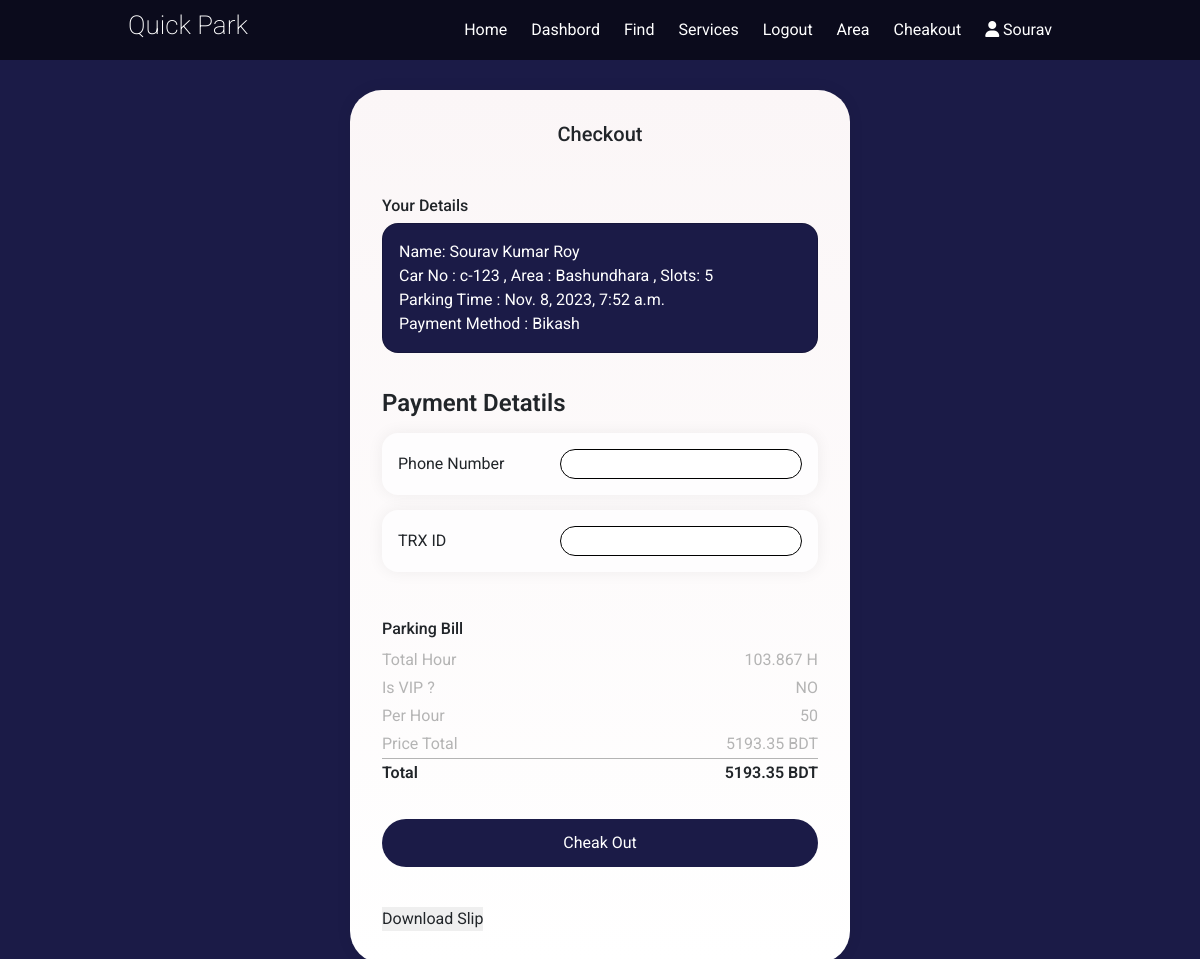
Page /book/cheakout/1 (signed in) on the committed database.
### Auth/models.py (models this page shows, shortened)
class User(AbstractUser):
    GENDER = [
        ("UNSPECIFIED", "Unspecified"),
        ("MALE", "Male"),
        ("FEMALE", "Female"),
    ]
    username=None
    dateOfBirth = models.DateField(null=True,blank=True)
    gender = models.CharField(max_length=80, choices=GENDER, default="UNSPECIFIED")
    email = models.EmailField(unique=True,max_length=200)
    phone = models.CharField(max_length=18,null=True,blank=True)
    nid = models.CharField(max_length=100,null=True,blank=True)
    USERNAME_FIELD = 'email'
    REQUIRED_FIELDS=['first_name', 'last_name']
    objects = CustomUserManager()

### Booking/models.py (models this page shows, shortened)
class Booking(models.Model):
    user = models.ForeignKey(User,on_delete=models.CASCADE)
    area = models.ForeignKey(Area,on_delete=models.CASCADE)
    slots = models.ForeignKey(Slots,on_delete=models.CASCADE)
    start_time = models.DateTimeField(auto_now_add=True)
    end_time = models.DateTimeField(null=True,blank=True)
    car_no = models.CharField(max_length=15,null=True,blank=True)
    payment_method = models.CharField(max_length=100,null=True,blank=True)
    is_vip = models.BooleanField(default=False)

class Area(models.Model):
    name = models.CharField(max_length=200)
    location = models.URLField()

class Slots(models.Model):
    area = models.ForeignKey(Area,related_name='slots',on_delete=models.CASCADE)
    number = models.IntegerField()
    is_busy = models.BooleanField(default=False)

class Config(models.Model):
    key = models.CharField(default="1234",max_length=200)
    per_hour = models.IntegerField(default=50)
    per_hour_vip = models.IntegerField(default=80)

### Booking/views.py (the view, shortened to what this page needs)
# urls.py: path('cheakout/<int:pk>', views.cheakout , name="Homepage Rendering"),
def cheakout(request,pk):
    if request.method == 'GET':
        book = Booking.objects.get(id=pk)
        config = Config.objects.get(key="1234")
        now = datetime.utcnow().replace(tzinfo=utc)
        totaltime = now - book.start_time
        totaltime = totaltime.total_seconds()
        totaltimehour = totaltime/3600
        totaltimehour = round(totaltimehour,3)
        if book.is_vip:
            sub_total = totaltimehour*config.per_hour_vip
            sub_total = round(sub_total,3)
        else:
            sub_total = totaltimehour*config.per_hour
            sub_total = round(sub_total,3)
        if request.user.is_authenticated:
            return render(request,'cheakout.html',{"now":now.utcnow(),"booking":book,"time":totaltimehour,"subtotal":sub_total,"config":config})
        else:
            return redirect('/')

### templates/cheakout.html (shortened to what this page needs)
{% extends "base.html" %}
{% load static %}
{% block link %}
<link rel="stylesheet" href="{% static 'index.css' %}">
<link rel="stylesheet" href="{% static 'cheakout.css' %}">
{% endblock link %}
{% block content %}
    <div class="iphone" id="iphone">
        <header class="header">
          <h1>Checkout</h1>
        </header>
        <form action="/book/cheakout/{{booking.id}}" class="form" method="POST">
          <div>
            <h2>Your Details</h2>
            <div class="card">
              <address>
                Name: {{booking.user.first_name}} {{booking.user.last_name}}<br />
                Car No : {{booking.car_no}} , Area : {{booking.area.name}} , Slots: {{booking.slots.number}}<br />
                Parking Time : {{booking.start_time}}</br>
                Payment Method : {{booking.payment_method}}
              </address>
            </div>
          </div>
          <fieldset>
            <legend>Payment Detatils</legend>
            <div class="form__radio">
              <label for="visa">Phone Number</label>
              <input  id="visa" name="phone" type="text" />
          </div>
            <div class="form__radio">
                <label for="visa">TRX ID</label>
                <input  id="visa" name="payment-id" type="text" />
            </div>
          </fieldset>
          <div>
            <h2>Parking Bill</h2>
            <table>
              <tbody>
                <tr>
                  <td>Total Hour</td>
                  <td align="right">{{time}} H</td>
                </tr>
                <tr>
                  <td>Is VIP ? </td>
                  <td align="right">
                    {% if booking.is_vip %}
                      YES
                    {% else %}
                    NO
                    {% endif %}
                  </td>
                </tr>
                <tr>
                  <td>Per Hour</td>
                  <td align="right">
                    {% if booking.is_vip %}
                      {{config.per_hour_vip}}
                    {% else %}
                    {{config.per_hour}}
                    {% endif %}
                  </td>
                </tr>
                <tr>
                  <td>Price Total</td>
                  <td align="right">{{subtotal}} BDT</td>
                </tr>
              </tbody>
              <tfoot>
                <tr>
                  <td>Total</td>
                  <td align="right">{{subtotal}} BDT</td>
                </tr>
              </tfoot>
            </table>
          </div>
          <div>
            <button class="button button--full"  type="submit">Cheak Out</button>
          </div>
        </form>
        <button id="cheakout">Download Slip</button>
      </div>
      {% endblock content %}

### templates/base.html (shortened to what this page needs)
{% load static %}
<!DOCTYPE html>
<html lang="en">
<head>
    <link rel="stylesheet" href="https://cdnjs.cloudflare.com/ajax/libs/font-awesome/6.4.2/css/all.min.css" />
    <link rel="stylesheet" href="https://cdn.jsdelivr.net/npm/bootstrap@5.2.3/dist/css/bootstrap.min.css">
    {% block link %}
    {%endblock%}
</head>
<body>
    <header class="transparent-navbar">
        <nav>
            <div class="logo">
                <h3>Quick Park</h3>
            </div>
            <ul>
                <li><a href="/">Home</a></li>
                {% if request.user.is_superuser %}
                <li><a href="/dashboard">Dashbord</a></li>
                {% endif %}
                <li><a href="/#find">Find</a></li>
                <li><a href="/#service">Services</a></li>
                {% if request.user.is_authenticated %}
                <li><a href="/auth/logout">Logout</a></li>
                <li><a href="/book/areas">Area</a></li>
                <li><a href="/book/cheakout">Cheakout</a></li>
                {% else %}
                <li><a href="/auth/login">Login</a></li>
                <li><a href="/auth/register">Register</a></li>
                {%endif%}
                {% if request.user.is_authenticated %}
                <li><i class="fa-solid fa-user"></i> {{request.user.first_name}}</li>
                {%endif%}
            </ul>
        </nav>
    </header>
    {% block content%}
    {% endblock %}
</body>
</html>

### static/index.css (style rules this page uses)
html { scroll-behavior: smooth; overflow-x: hidden; }
* { margin: 0; padding: 0; box-sizing: border-box; font-family: 'Roboto'; }
.transparent-navbar { background: rgba(0, 0, 0, 0.6); padding: 10px; position: fixed; width: 100%; height: 60px; display: flex; z-index: 1; align-items: center; }
.transparent-navbar nav { display: flex; width: 80%; justify-content: space-between; align-items: center; margin: auto; }
.transparent-navbar nav .logo h3 { color: white; font-weight: 200; font-size: 26px; }
.transparent-navbar ul { list-style: none; margin: 0; padding: 0; }
.transparent-navbar ul li { display: inline; margin-right: 20px; color: white; }
.transparent-navbar a { text-decoration: none; color: white; }
form { width: 100%; padding-top: 50px; margin-bottom: 40px; }

### static/cheakout.css (style rules this page uses)
:root { --color-background: rgb(27, 27, 71); --color-primary: rgb(27, 27, 71); --font-family-base: Poppin, sans-serif; --font-size-h1: 1.25rem; --font-size-h2: 1rem; }
* { box-sizing: inherit; }
html { box-sizing: border-box; }
body { background-color: var(--color-background); display: grid; font-family: var(--font-family-base); line-height: 1.5; margin: 0; min-block-size: 100vh; padding: 5vmin; place-items: center; }
address { font-style: normal; }
button { border: 0; color: inherit; cursor: pointer; font: inherit; }
fieldset { border: 0; margin: 0; padding: 0; }
h1 { font-size: var(--font-size-h1); line-height: 1.2; margin-block: 0 1.5em; }
h2 { font-size: var(--font-size-h2); line-height: 1.2; margin-block: 0 0.5em; }
legend { font-weight: 600; margin-block-end: 0.5em; padding: 0; }
input { border: 0; color: inherit; font: inherit; }
table { border-collapse: collapse; inline-size: 100%; }
tbody { color: #b4b4b4; }
td { padding-block: 0.125em; }
tfoot { border-top: 1px solid #b4b4b4; font-weight: 600; }
.button { align-items: center; background-color: var(--color-primary); border-radius: 999em; color: #fff; display: flex; gap: 0.5em; justify-content: center; padding-block: 0.75em; padding-inline: 1em; transition: 0.3s; }
.button--full { inline-size: 100%; }
.card { border-radius: 1em; background-color: var(--color-primary); color: #fff; padding: 1em; }
.form { display: grid; gap: 2em; }
.form__radio { align-items: center; background-color: #fefdfe; border-radius: 1em; box-shadow: 0 0 1em rgba(0, 0, 0, 0.0625); display: flex; padding: 1em; }
.form__radio label { align-items: center; display: flex; flex: 1; gap: 1em; }
.header { display: flex; justify-content: center; padding-block: 0.5em; padding-inline: 1em; }
.iphone { background-color: night; background-image: linear-gradient(to bottom, #fbf6f7, #fff); border-radius: 2em; block-size: 812px; box-shadow: 0 0 1em rgba(0, 0, 0, 0.0625); inline-size: 375px; overflow: auto; padding: 2em; }

### templates/cheakout.html (style rules this page uses)
.header { padding-block: 0; }
h1 { margin-block:0; }
address { margin-bottom:0; }
.iphone { margin-top:30px; block-size:auto; inline-size:auto; width:500px; }
body { padding:0; }
.transparent-navbar { position: relative; }
.form__radio { display:flex; justify-content: space-between; margin-bottom:15px; }
.form__radio input { border:1px solid black; width:60%; height:30px; border-radius: 20px; padding-left:10px; }

### rows in the picture
Booking: user.first_name "Sourav", user.last_name "Kumar Roy", car_no "c-123", area.name "Bashundhara", slots.number "5", start_time "Nov. 8, 2023, 7:52 a.m.", payment_method "Bikash"
Config: per_hour "50"

### other values in the picture
{{ request.user.first_name }} "Sourav"
{{ time }} "103.867"
{{ subtotal }} "5193.35"
